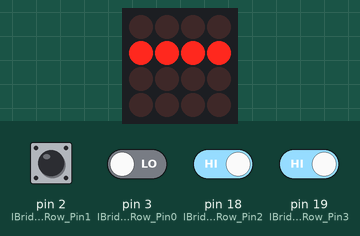
The sketch below on a simulated Arduino Leonardo, built with avr-gcc and run on an emulated ATmega32U4. Parts: 4×4 LED matrix. Wiring (inferred from the names in the program): LED matrix (orientation assumed): rows pin 8, pin 9, pin 10, pin 12; columns pin 7, pin 6, pin 5, pin 4. Inputs (shaded band) come from the test bench; at power-on: pin 2 (IBridge_Row_Pin1), pin 18 (IBridge_Row_Pin2), pin 19 (IBridge_Row_Pin3) HIGH, pin 3 (IBridge_Row_Pin0) LOW. Random numbers use the default seed unless the sketch sets one; what the sketch prints to the serial monitor is not drawn.

Above: at 1.3 s.
1.4 s: pin 2 (IBridge_Row_Pin1) driven LOW and pin 18 (IBridge_Row_Pin2) driven LOW
At 2.1 s:
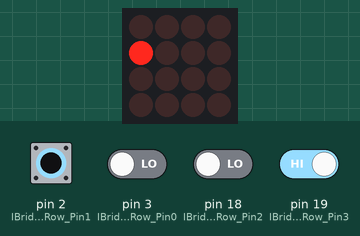
3.0 s: pin 2 (IBridge_Row_Pin1) driven HIGH
At 3.11 s:
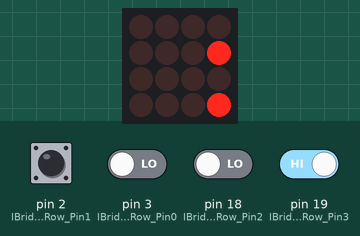
4.6 s: pin 19 (IBridge_Row_Pin3) driven LOW
At 5.5 s:
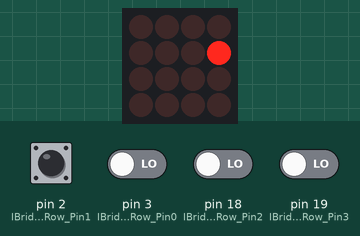
7.2 s: pin 19 (IBridge_Row_Pin3) driven HIGH
At 7.7 s:
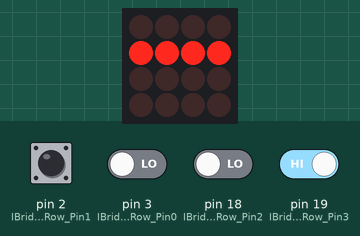
8.8 s: pin 2 (IBridge_Row_Pin1) driven LOW
At 10.9 s:
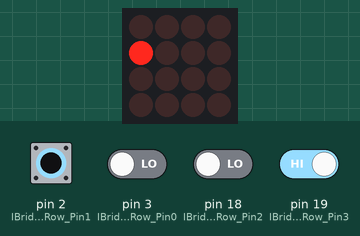
11.5 s: pin 2 (IBridge_Row_Pin1) pulsed HIGH 5 times (0.12 s each, 0.3 s apart)
At 12.6 s:
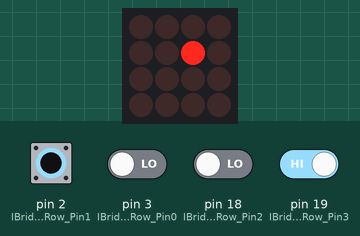
Timing chart, 0 to 14.5 s (numbered marks = the images above; inputs shaded):
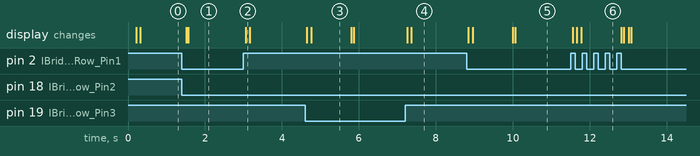

The sketch:

memory.ino
```cpp
/* Initialize variables */
const int cardTypeSize = 8;
const int cardSize = cardTypeSize * 2;

const int FACE_DOWN = 0;
const int FACE_UP_TEMPORARILY = 1;
const int FACE_UP_PERMANENTLY = 2;

boolean initialized = false;

int currentState = -2; // -1 = Welcome Screen;

char cardTypes[8] = {
  '@', '*', '+', '/', '%', '&', '!', '^'
};

char cards[16];

int cardsState[16] = {
  0, 0, 0, 0,
  0, 0, 0, 0,
  0, 0, 0, 0,
  0, 0, 0, 0
};

//Change Button values to match the displayed card map
int buttonToCardMap[] = {15, 11, 7, 3, 14, 10, 6, 2, 13, 9, 5, 1, 12, 8, 4, 0};


void setup(){
  IBridge_init();
  IBridge_LCD5110_clear();
  initializeCards();
  Serial.begin(9600);
  while (! Serial); // Wait untilSerial is ready - Leonardo
}

void initializeCards(){
  for(int i = 0; i < cardTypeSize; i++){
    cards[i] = cardTypes[i];
    cards[cardTypeSize + i] = cardTypes[i];
  }
}

void reset(int x, int y){
  IBridge_LCD5110_clear();
  IBridge_LCD5110_set_XY(x, y);
}


int countTemporarilyFaceUpCards(){
  int counter = 0;
  for(int i = 0; i < cardSize; i++){
    if(cardsState[i] == FACE_UP_TEMPORARILY){
      counter += 1;
    }
  }
  return counter;
}

boolean areTemporarilyFaceUpCardsEqual(){
  char cardValue = '_';
  for(int i = 0; i < cardSize; i++){          // loop through all cards
    if(cardsState[i] == FACE_UP_TEMPORARILY){ // filter out any that are not temporarily face up
      if(cardValue == '_'){                     // if no temporarily face up cards are found yet
        cardValue = cards[i];                 // … save the current card's value
      }else{
        return cardValue == cards[i];         // … and compare it to the next temporarily face up card
      }
    }
  }
  return false;
}

void setTemporarilyFaceUpCardsState(int state){
  for(int i = 0; i < cardSize; i++){          // loop through all cards
    if(cardsState[i] == FACE_UP_TEMPORARILY){ // filter out any that are not temporarily face up
      cardsState[i] = state;                  // … and set their card state to the given state
    }
  }
}

void flipCard(int card){
  if(cardsState[card] != FACE_UP_PERMANENTLY) {
    Serial.write(cards[card]);
    cardsState[card] = FACE_UP_TEMPORARILY;
  }
}


void randomizeCards(){
  for(int iteration = 0; iteration < 8; iteration++){
    for(int i = 0; i < cardSize; i++){
      char j = random(0, cardSize - 1);
      char temp = cards[i];
      cards[i] = cards[j];
      cards[j] = temp;
    }
  }
}

void displayCards(){
  for(int i = 0; i < cardSize; i++){

    // IBridge Display has a width of 14 char
    if(i % 4 == 0){
      IBridge_LCD5110_write_char(' ');
    }
    IBridge_LCD5110_write_char('[');
    if(cardsState[i] != FACE_DOWN){
      IBridge_LCD5110_write_char(cards[i]);
    }else{
      IBridge_LCD5110_write_char(' ');
    }
    IBridge_LCD5110_write_char(']');
    if(i % 4 == 3){
      IBridge_LCD5110_write_char(' ');
    }
  }
}
void displayWelcomeScreen(){
  // ------------------------  "              "
  IBridge_LCD5110_write_string("              ");
  IBridge_LCD5110_write_string(" M E M O R Y  ");
  IBridge_LCD5110_write_string(" -Marc & Tobi- ");
  IBridge_LCD5110_write_string("              ");
  IBridge_LCD5110_write_string(" Press a key  ");
  IBridge_LCD5110_write_string(" to start!    ");
}


void loop()
{
  unsigned char button = 0;
  unsigned char card = 0;

  while(1){
    button = IBridge_Read_Key(); //Button values range from 1-16, 0 is no button pressed

    if(!initialized){
      if(currentState != -1){
        reset(0, 0);
        displayWelcomeScreen();
        currentState = -1;
      }
      if(button != 0){
        randomSeed(millis());
        randomizeCards();
        initialized = true;
      }
    } else {
      if(button == 0){
        if(currentState != button){
          reset(0, 1);
          displayCards();
          currentState = button;
        }
      } else {
        card = buttonToCardMap[button - 1];

        if(currentState != button){
          reset(0, 1);
          flipCard(card);
          displayCards();
          currentState = button;
        }

        if(countTemporarilyFaceUpCards() >= 2){
          if(areTemporarilyFaceUpCardsEqual()){
            setTemporarilyFaceUpCardsState(FACE_UP_PERMANENTLY);
          }else{
            delay(1 * 1000);
            setTemporarilyFaceUpCardsState(FACE_DOWN);
          }
        }
      }
    }

    button = 0;
  }
}
```

ibridge.ino
```cpp
#include <avr/pgmspace.h>
#include "font.h"
extern const unsigned char font6_8[92][6];

int IBridge_Column_Pin0 = 7;
int IBridge_Column_Pin1 = 6;
int IBridge_Column_Pin2 = 5;
int IBridge_Column_Pin3 = 4;

int IBridge_Row_Pin0 = 3;
int IBridge_Row_Pin1 = 2;
int IBridge_Row_Pin2 = 18;
int IBridge_Row_Pin3 = 19;

int IBridge_LCD5110_SCK_PIN = 8;
int IBridge_LCD5110_MO_PIN = 9;
int IBridge_LCD5110_DC_PIN = 10;
int IBridge_LCD5110_RST_PIN = 11;
int IBridge_LCD5110_CS_PIN = 12;

//Define the LCD Operation function
void IBridge_LCD5110_LCD_write_byte(unsigned char dat,unsigned char IBridge_LCD5110_Mode);


//Define the hardware operation function
void IBridge_GPIO_Config(void);
void IBridge_LCD5110_SCK(unsigned char temp);
void IBridge_LCD5110_MO(unsigned char temp);
void IBridge_LCD5110_CS(unsigned char temp);
void IBridge_LCD5110_RST(unsigned char temp);
void IBridge_LCD5110_DC(unsigned char temp);

void IBridge_init()
{
  IBridge_GPIO_Config();

  IBridge_LCD5110_DC(1);//LCD_DC = 1;
  IBridge_LCD5110_MO(1);//SPI_MO = 1;
  IBridge_LCD5110_SCK(1);//SPI_SCK = 1;
  IBridge_LCD5110_CS(1);//SPI_CS = 1;

  IBridge_LCD5110_RST(0);//LCD_RST = 0;
  delay(10);
  IBridge_LCD5110_RST(1);//LCD_RST = 1;

  IBridge_LCD5110_LCD_write_byte(0x21,0);
  IBridge_LCD5110_LCD_write_byte(0xc6,0);
  IBridge_LCD5110_LCD_write_byte(0x06,0);
  IBridge_LCD5110_LCD_write_byte(0x13,0);
  IBridge_LCD5110_LCD_write_byte(0x20,0);
  IBridge_LCD5110_clear();
  IBridge_LCD5110_LCD_write_byte(0x0c,0);
}

void IBridge_LCD5110_LCD_write_byte(unsigned char dat,unsigned char mode)
{
  unsigned char i;

  IBridge_LCD5110_CS(0);//SPI_CS = 0;

  if (0 == mode)
    IBridge_LCD5110_DC(0);//LCD_DC = 0;
  else
    IBridge_LCD5110_DC(1);//LCD_DC = 1;

  for(i=0;i<8;i++)
  {
    IBridge_LCD5110_MO(dat & 0x80);//SPI_MO = dat & 0x80;
    dat = dat<<1;
    IBridge_LCD5110_SCK(0);//SPI_SCK = 0;
    IBridge_LCD5110_SCK(1);//SPI_SCK = 1;
  }

  IBridge_LCD5110_CS(1);//SPI_CS = 1;

}

void IBridge_LCD5110_write_char(unsigned char c)
{
  unsigned char line;
  unsigned char ch = 0;

  c = c - 32;

  for(line=0;line<6;line++)
  {
    ch = pgm_read_byte(&(font6_8[c][line]));
    IBridge_LCD5110_LCD_write_byte(ch,1);

  }
}
void IBridge_LCD5110_write_char_reg(unsigned char c)
{
  unsigned char line;
  unsigned char ch = 0;

  c = c - 32;

  for(line=0;line<6;line++)
  {
    ch = ~(pgm_read_byte(&(font6_8[c][line])));
    IBridge_LCD5110_LCD_write_byte(ch,1);

  }
}

void IBridge_LCD5110_write_string(char *s)
{
  unsigned char ch;
    while(*s!='\0')
  {
    ch = *s;
    IBridge_LCD5110_write_char(ch);
    s++;
  }
}


void IBridge_LCD5110_clear()
{
  unsigned char i,j;
  for(i=0;i<6;i++)
    for(j=0;j<84;j++)
      IBridge_LCD5110_LCD_write_byte(0,1);
}

void IBridge_LCD5110_set_XY(unsigned char X,unsigned char Y)
{
  unsigned char x;
  x = 6*X;
  //y = 8*Y;

  IBridge_LCD5110_LCD_write_byte(0x40|Y,0);
  IBridge_LCD5110_LCD_write_byte(0x80|x,0);
}

void IBridge_LCD5110_Write_Dec(unsigned int b)
{
  unsigned char datas[3];

  datas[0] = b/1000;
  b = b - datas[0]*1000;
  datas[1] = b/100;
  b = b - datas[1]*100;
  datas[2] = b/10;
  b = b - datas[2]*10;
  datas[3] = b;

  datas[0]+=48;
  datas[1]+=48;
  datas[2]+=48;
  datas[3]+=48;

  IBridge_LCD5110_write_char(datas[0]);
  IBridge_LCD5110_write_char(datas[1]);
  IBridge_LCD5110_write_char(datas[2]);
  IBridge_LCD5110_write_char(datas[3]);


}

void IBridge_GPIO_Config()
{
  pinMode(IBridge_LCD5110_SCK_PIN, OUTPUT);
  pinMode(IBridge_LCD5110_MO_PIN, OUTPUT);
  pinMode(IBridge_LCD5110_DC_PIN, OUTPUT);
  pinMode(IBridge_LCD5110_RST_PIN, OUTPUT);
  pinMode(IBridge_LCD5110_CS_PIN, OUTPUT);

  pinMode(IBridge_Column_Pin0, OUTPUT);
  pinMode(IBridge_Column_Pin1, OUTPUT);
  pinMode(IBridge_Column_Pin2, OUTPUT);
  pinMode(IBridge_Column_Pin3, OUTPUT);

  pinMode(IBridge_Row_Pin0, INPUT);
  pinMode(IBridge_Row_Pin1, INPUT);
  pinMode(IBridge_Row_Pin2, INPUT);
  pinMode(IBridge_Row_Pin3, INPUT);
}

void IBridge_LCD5110_CS(unsigned char temp)
{
  if (temp) digitalWrite(IBridge_LCD5110_CS_PIN, HIGH);
  else digitalWrite(IBridge_LCD5110_CS_PIN, LOW);
}

void IBridge_LCD5110_RST(unsigned char temp)
{
  if (temp) digitalWrite(IBridge_LCD5110_RST_PIN, HIGH);
  else digitalWrite(IBridge_LCD5110_RST_PIN, LOW);
}

void IBridge_LCD5110_DC(unsigned char temp)
{
  if (temp) digitalWrite(IBridge_LCD5110_DC_PIN, HIGH);
  else digitalWrite(IBridge_LCD5110_DC_PIN, LOW);
}

void IBridge_LCD5110_MO(unsigned char temp)
{
  if (temp) digitalWrite(IBridge_LCD5110_MO_PIN, HIGH);
  else digitalWrite(IBridge_LCD5110_MO_PIN, LOW);
}

void IBridge_LCD5110_SCK(unsigned char temp)
{
  if (temp) digitalWrite(IBridge_LCD5110_SCK_PIN, HIGH);
  else digitalWrite(IBridge_LCD5110_SCK_PIN, LOW);
}

unsigned char IBridge_Read_Key()
{
  //unsigned char i = 10;

  //Column 0 scan


  digitalWrite(IBridge_Column_Pin1, LOW);
  digitalWrite(IBridge_Column_Pin2, LOW);
  digitalWrite(IBridge_Column_Pin3, LOW);
  digitalWrite(IBridge_Column_Pin0, HIGH);

  //i=10;
  //while(i--);
  delay(1);

  if((digitalRead(IBridge_Row_Pin0)) &&
    !(digitalRead(IBridge_Row_Pin1))  &&
    !(digitalRead(IBridge_Row_Pin2))  &&
    !(digitalRead(IBridge_Row_Pin3)))
    return (1);

  if(!(digitalRead(IBridge_Row_Pin0)) &&
      (digitalRead(IBridge_Row_Pin1))  &&
     !(digitalRead(IBridge_Row_Pin2))  &&
     !(digitalRead(IBridge_Row_Pin3)))
    return (2);

  if(!(digitalRead(IBridge_Row_Pin0)) &&
     !(digitalRead(IBridge_Row_Pin1))  &&
      (digitalRead(IBridge_Row_Pin2))  &&
     !(digitalRead(IBridge_Row_Pin3)))
    return (3);

  if(!(digitalRead(IBridge_Row_Pin0)) &&
     !(digitalRead(IBridge_Row_Pin1))  &&
     !(digitalRead(IBridge_Row_Pin2))  &&
      (digitalRead(IBridge_Row_Pin3)))
    return (4);

  //Column 2 Scan

  digitalWrite(IBridge_Column_Pin0, LOW);
  digitalWrite(IBridge_Column_Pin1, HIGH);
  digitalWrite(IBridge_Column_Pin2, LOW);
  digitalWrite(IBridge_Column_Pin3, LOW);

  //i=10;
  //while(i--);
  delay(1);

  if((digitalRead(IBridge_Row_Pin0)) &&
    !(digitalRead(IBridge_Row_Pin1))  &&
    !(digitalRead(IBridge_Row_Pin2))  &&
    !(digitalRead(IBridge_Row_Pin3)))
    return (5);

  if(!(digitalRead(IBridge_Row_Pin0)) &&
      (digitalRead(IBridge_Row_Pin1))  &&
     !(digitalRead(IBridge_Row_Pin2))  &&
     !(digitalRead(IBridge_Row_Pin3)))
    return (6);

  if(!(digitalRead(IBridge_Row_Pin0)) &&
     !(digitalRead(IBridge_Row_Pin1))  &&
      (digitalRead(IBridge_Row_Pin2))  &&
     !(digitalRead(IBridge_Row_Pin3)))
    return (7);

  if(!(digitalRead(IBridge_Row_Pin0)) &&
     !(digitalRead(IBridge_Row_Pin1))  &&
     !(digitalRead(IBridge_Row_Pin2))  &&
      (digitalRead(IBridge_Row_Pin3)))
    return (8);

  //Column 3 Scan

  digitalWrite(IBridge_Column_Pin0, LOW);
  digitalWrite(IBridge_Column_Pin1, LOW);
  digitalWrite(IBridge_Column_Pin2, HIGH);
  digitalWrite(IBridge_Column_Pin3, LOW);

  //i=10;
  //while(i--);
  delay(1);

  if((digitalRead(IBridge_Row_Pin0)) &&
    !(digitalRead(IBridge_Row_Pin1))  &&
    !(digitalRead(IBridge_Row_Pin2))  &&
    !(digitalRead(IBridge_Row_Pin3)))
    return (9);

  if(!(digitalRead(IBridge_Row_Pin0)) &&
      (digitalRead(IBridge_Row_Pin1))  &&
     !(digitalRead(IBridge_Row_Pin2))  &&
     !(digitalRead(IBridge_Row_Pin3)))
    return (10);

  if(!(digitalRead(IBridge_Row_Pin0)) &&
     !(digitalRead(IBridge_Row_Pin1))  &&
      (digitalRead(IBridge_Row_Pin2))  &&
     !(digitalRead(IBridge_Row_Pin3)))
    return (11);

  if(!(digitalRead(IBridge_Row_Pin0)) &&
     !(digitalRead(IBridge_Row_Pin1))  &&
     !(digitalRead(IBridge_Row_Pin2))  &&
      (digitalRead(IBridge_Row_Pin3)))
    return (12);

  //Column 4 Scan

  digitalWrite(IBridge_Column_Pin0, LOW);
  digitalWrite(IBridge_Column_Pin1, LOW);
  digitalWrite(IBridge_Column_Pin2, LOW);
  digitalWrite(IBridge_Column_Pin3, HIGH);


  delay(1);

  if((digitalRead(IBridge_Row_Pin0)) &&
    !(digitalRead(IBridge_Row_Pin1))  &&
    !(digitalRead(IBridge_Row_Pin2))  &&
    !(digitalRead(IBridge_Row_Pin3)))
    return (13);

  if(!(digitalRead(IBridge_Row_Pin0)) &&
      (digitalRead(IBridge_Row_Pin1))  &&
     !(digitalRead(IBridge_Row_Pin2))  &&
     !(digitalRead(IBridge_Row_Pin3)))
    return (14);

  if(!(digitalRead(IBridge_Row_Pin0)) &&
     !(digitalRead(IBridge_Row_Pin1))  &&
      (digitalRead(IBridge_Row_Pin2))  &&
     !(digitalRead(IBridge_Row_Pin3)))
    return (15);

  if(!(digitalRead(IBridge_Row_Pin0)) &&
     !(digitalRead(IBridge_Row_Pin1))  &&
     !(digitalRead(IBridge_Row_Pin2))  &&
      (digitalRead(IBridge_Row_Pin3)))
    return (16);

  return(0);

}
```

Source omitted: Font.h (data table, 4779 bytes)

Measured:
- after the input at 1.4 s, the display: first changes after 0.11 s (image 1 shows a later state)
- after the input at 3.0 s, the display: changes after 0.06 s (image 2)
- after the input at 4.6 s, the display: first changes at once (image 3 shows a later state)
- after the input at 7.2 s, the display: first changes after 0.06 s (image 4 shows a later state)
- after the input at 8.8 s, the display: first changes at once (image 5 shows a later state)
- after the input at 11.5 s, the display: first changes after 0.06 s (image 6 shows a later state)
- what the display in image 3 shows lasts 1.0 s, from 4.8 s to 5.8 s
